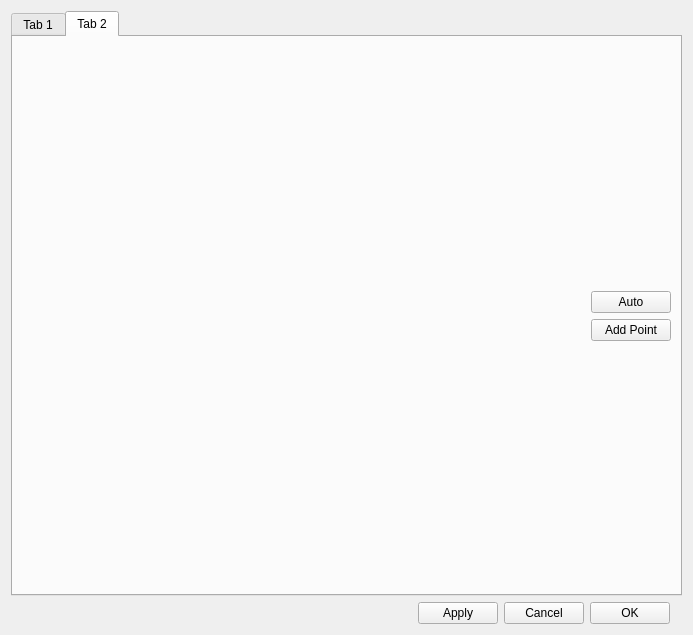
<?xml version="1.0" encoding="UTF-8"?>
<ui version="4.0">
 <class>SettingsWidget</class>
 <widget class="QWidget" name="SettingsWidget">
  <property name="geometry">
   <rect>
    <x>0</x>
    <y>0</y>
    <width>693</width>
    <height>635</height>
   </rect>
  </property>
  <property name="windowTitle">
   <string>Form</string>
  </property>
  <layout class="QGridLayout" name="gridLayout">
   <item row="4" column="1" colspan="3">
    <layout class="QHBoxLayout" name="horizontalLayout">
     <item>
      <widget class="QPushButton" name="apply">
       <property name="text">
        <string>Apply</string>
       </property>
      </widget>
     </item>
     <item>
      <widget class="QPushButton" name="cancel">
       <property name="text">
        <string>Cancel</string>
       </property>
      </widget>
     </item>
     <item>
      <widget class="QPushButton" name="ok">
       <property name="text">
        <string>OK</string>
       </property>
      </widget>
     </item>
    </layout>
   </item>
   <item row="4" column="0">
    <spacer name="horizontalSpacer">
     <property name="orientation">
      <enum>Qt::Horizontal</enum>
     </property>
     <property name="sizeHint" stdset="0">
      <size>
       <width>40</width>
       <height>20</height>
      </size>
     </property>
    </spacer>
   </item>
   <item row="0" column="0" rowspan="4" colspan="6">
    <widget class="QTabWidget" name="tabWidget">
     <property name="currentIndex">
      <number>1</number>
     </property>
     <widget class="QWidget" name="tab">
      <attribute name="title">
       <string>Tab 1</string>
      </attribute>
      <widget class="QCustomPlot" name="fanCurveDisplay" native="true">
       <property name="geometry">
        <rect>
         <x>10</x>
         <y>10</y>
         <width>400</width>
         <height>400</height>
        </rect>
       </property>
      </widget>
     </widget>
     <widget class="QWidget" name="tab_2">
      <attribute name="title">
       <string>Tab 2</string>
      </attribute>
      <layout class="QGridLayout" name="gridLayout_2">
       <item row="0" column="0">
        <widget class="QCustomPlot" name="controlCurveEdit" native="true">
         <property name="sizePolicy">
          <sizepolicy hsizetype="Expanding" vsizetype="Expanding">
           <horstretch>0</horstretch>
           <verstretch>0</verstretch>
          </sizepolicy>
         </property>
        </widget>
       </item>
       <item row="0" column="2">
        <layout class="QVBoxLayout" name="verticalLayout">
         <item>
          <spacer name="verticalSpacer_2">
           <property name="orientation">
            <enum>Qt::Vertical</enum>
           </property>
           <property name="sizeHint" stdset="0">
            <size>
             <width>20</width>
             <height>40</height>
            </size>
           </property>
          </spacer>
         </item>
         <item>
          <widget class="QPushButton" name="pushButton_auto">
           <property name="text">
            <string>Auto</string>
           </property>
          </widget>
         </item>
         <item>
          <widget class="QPushButton" name="pushButton_addPoint">
           <property name="text">
            <string>Add Point</string>
           </property>
          </widget>
         </item>
         <item>
          <spacer name="verticalSpacer">
           <property name="orientation">
            <enum>Qt::Vertical</enum>
           </property>
           <property name="sizeHint" stdset="0">
            <size>
             <width>20</width>
             <height>40</height>
            </size>
           </property>
          </spacer>
         </item>
        </layout>
       </item>
      </layout>
     </widget>
    </widget>
   </item>
  </layout>
 </widget>
 <customwidgets>
  <customwidget>
   <class>QCustomPlot</class>
   <extends>QWidget</extends>
   <header>qcustomplot.h</header>
   <container>1</container>
  </customwidget>
 </customwidgets>
 <resources/>
 <connections/>
</ui>
